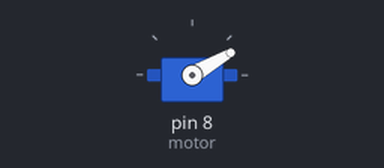
The sketch below on a simulated Arduino Uno, built with avr-gcc and run on an emulated ATmega328P. Shown: servo.

Above: at 0.05 s.
At 2.0 s:
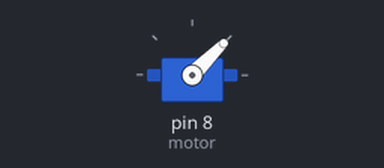
At 6.0 s:
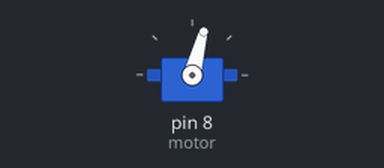
At 12.0 s:
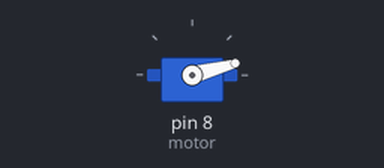
Timing chart, 0 to 15.6 s (numbered marks = the images above):
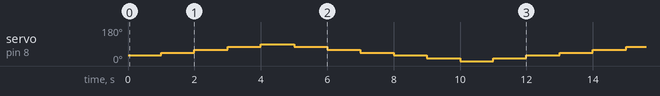

The sketch:

DasTastenfeldMitLCD.ino
```cpp
// C++ code
// Bibliothek

# include <Servo.h>

// Variable
Servo motor;

void setup()
{
  motor.attach(8);
}

void loop()
{
  motor.write(30);
  delay(1000);
  motor.write(45);
  delay(1000);
  motor.write(60);
  delay(1000);
  motor.write(75);
  delay(1000);
  motor.write(90);
  delay(1000);
  motor.write(75);
  delay(1000);
  motor.write(60);
  delay(1000);
  motor.write(45);
  delay(1000);
  motor.write(30);
  delay(1000);
  motor.write(15);
  delay(1000);
  motor.write(0);
  delay(1000);
  motor.write(15);
  delay(1000);
}
```

Measured:
- by itself, servo on pin 8 (motor): repeats every 12.0 s: 60° 1.0 s, 75° 1.0 s, 90° 1.0 s, 75° 1.0 s, 60° 1.0 s, 45° 1.0 s, 30° 1.0 s, 15° 1.0 s, 0° 1.0 s, 15° 1.0 s, 30° 1.0 s, 45° 1.0 s
